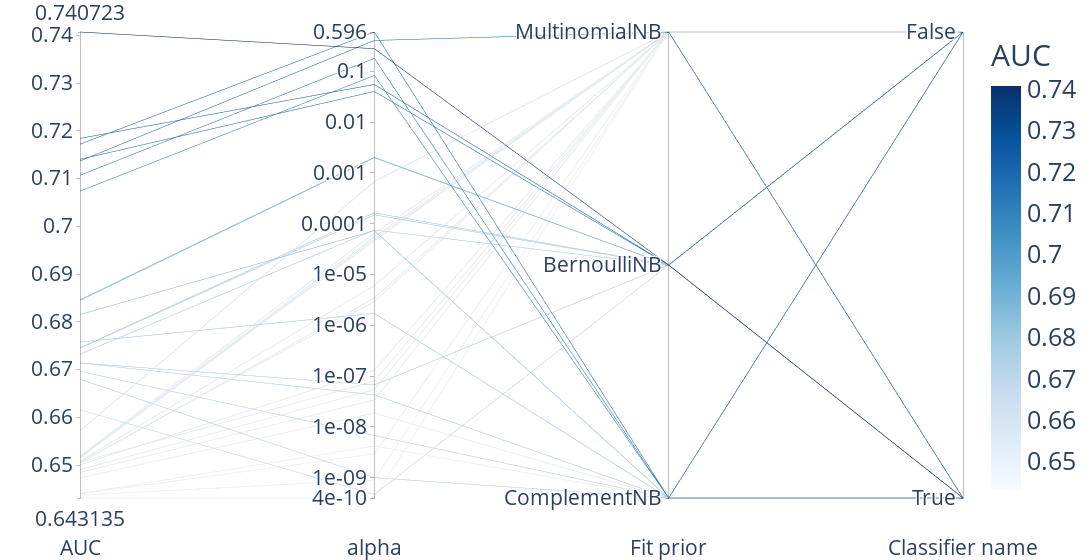

Notebook code cell kept with this figure:
### Code cell
mapping = {'algorithm':'Algorithm','leaf_size':'Leaf size','n_neighbors':'Number of neighbors','p':'p','weights':'Weight'}
mapping = {'C':'C (regularization)','class_weight':'Class weight','coef0':'coef0','decision_function_shape':'Decision fn shape','degree':'Degree', 'kernel': 'Kernel', 'max_iter': 'Max. iterations', 'shrinking':'Shrinking','tol':'Tolerance'}
mapping = {'alpha':'alpha','binarize':'Binarize','fit_prior':'Fit prior','classifier_name':'Classifier name'}
mapping = {'alpha':'alpha','classifier_name':'Classifier name','fit_prior':'Fit prior', 'norm':"Normalization"}
mapping = {'classifier_name':'Classifier name','var_smoothing':'Variable smoothing'}
mapping = {'alpha':'alpha','fit_prior':'Fit prior','classifier_name':'Classifier name'}
fig = optuna.visualization.plot_parallel_coordinate(study,list(mapping.keys()))

# print(fig.data[0])
fig.update_layout(font_size=25,margin=dict(t=30,b=60),width=1700)
fig.data[0].dimensions[0]['label'] = '<br>AUC'
for i,(k,v) in enumerate(mapping.items()):
    old = fig.data[0].dimensions[1+i]['label']
    fig.data[0].dimensions[1+i]['label'] = f'<br>{v}'
fig.data[0].line['colorbar']['title']['text'] = 'AUC'
fig.data[0].labelangle = 0
fig.layout.title['text'] = ""
fig.show()
fig.write_image(p / f"{study_name[6:-10]}.png")

### Figure 1 — Plotly figure (JSON) as saved in the notebook; plotly's stock layout.template omitted (floating-point values rounded to 4 significant figures)
{"data": [{"dimensions": [{"label": "<br>AUC", "range": [0.6431, 0.7407], "values": [0.6758, 0.7107, 0.7407, 0.6745, 0.6431, 0.6516, 0.6485, 0.6437, 0.6714, 0.6516, 0.6816, 0.6507, 0.6519, 0.6507, 0.6517, 0.7074, 0.644, 0.6504, 0.6845, 0.6746, 0.6501, 0.6474, 0.6616, 0.6714, 0.6491, 0.6846, 0.6697, 0.668, 0.7172, 0.7184, 0.6509, 0.7137, 0.644, 0.7141, 0.6572, 0.6732]}, {"label": "<br>alpha", "range": [-9.398, -0.225], "ticktext": ["4e-10", "1e-09", "1e-08", "1e-07", "1e-06", "1e-05", "0.0001", "0.001", "0.01", "0.1", "0.596"], "tickvals": [-9.398, -9, -8, -7, -6, -5, -4, -3, -2, -1, -0.225], "values": [-5.763, -0.744, -0.5533, -3.824, -9.398, -4.298, -7.467, -9.039, -7.172, -4.334, -4.135, -5.529, -4.187, -7.099, -4.257, -1.081, -8.375, -5.465, -2.7, -3.785, -6.881, -7.726, -9.328, -7.367, -7.265, -2.691, -8.167, -8.997, -0.225, -1.257, -5.216, -0.3917, -8.531, -1.394, -3.167, -4.124]}, {"label": "<br>Fit prior", "range": [0, 2], "ticktext": ["ComplementNB", "BernoulliNB", "MultinomialNB"], "tickvals": [0, 1, 2], "values": [0, 0, 1, 1, 2, 2, 2, 2, 1, 2, 0, 2, 2, 2, 2, 0, 0, 2, 1, 1, 2, 0, 1, 0, 2, 1, 0, 0, 0, 1, 2, 2, 2, 1, 2, 1]}, {"label": "<br>Classifier name", "range": [0, 1], "ticktext": ["True", "False"], "tickvals": [0, 1], "values": [0, 1, 0, 1, 1, 1, 0, 0, 1, 1, 1, 0, 0, 0, 0, 0, 0, 1, 1, 0, 0, 0, 0, 1, 0, 0, 1, 1, 0, 1, 1, 0, 1, 0, 0, 1]}], "labelangle": 0, "labelside": "bottom", "line": {"color": [0.6758, 0.7107, 0.7407, 0.6745, 0.6431, 0.6516, 0.6485, 0.6437, 0.6714, 0.6516, 0.6816, 0.6507, 0.6519, 0.6507, 0.6517, 0.7074, 0.644, 0.6504, 0.6845, 0.6746, 0.6501, 0.6474, 0.6616, 0.6714, 0.6491, 0.6846, 0.6697, 0.668, 0.7172, 0.7184, 0.6509, 0.7137, 0.644, 0.7141, 0.6572, 0.6732], "colorbar": {"title": {"text": "AUC"}}, "colorscale": [[0, "rgb(247,251,255)"], [0.125, "rgb(222,235,247)"], [0.25, "rgb(198,219,239)"], [0.375, "rgb(158,202,225)"], [0.5, "rgb(107,174,214)"], [0.625, "rgb(66,146,198)"], [0.75, "rgb(33,113,181)"], [0.875, "rgb(8,81,156)"], [1, "rgb(8,48,107)"]], "reversescale": false, "showscale": true}, "type": "parcoords"}], "layout": {"font": {"size": 25}, "margin": {"b": 60, "t": 30}, "title": {"text": ""}, "width": 1700}}
